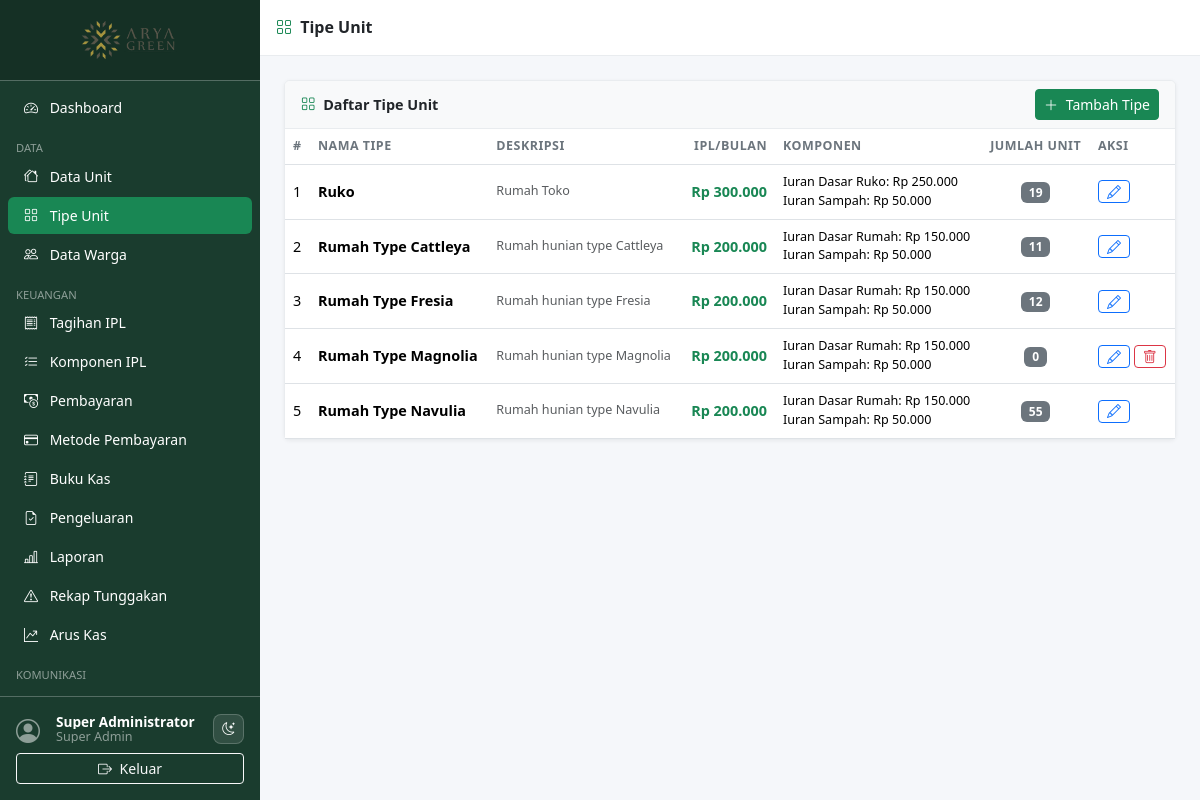
Page /pages/unit_types/index.php (signed in) on the committed database.
### tables this page shows
CREATE TABLE `unit_types` (
  `id`          INT UNSIGNED AUTO_INCREMENT PRIMARY KEY,
  `name`        VARCHAR(100) NOT NULL,
  `description` TEXT DEFAULT NULL,
  `ipl_amount`  DECIMAL(12,2) NOT NULL DEFAULT 0,
  `created_at`  TIMESTAMP DEFAULT CURRENT_TIMESTAMP
);

### includes/auth.php (called while the page is built, shortened)
<?php
require_once __DIR__ . '/functions.php';
function can(string $permission): bool {
    return in_array($permission, $_SESSION['permissions'] ?? [], true);
}

### includes/functions.php (called while the page is built, shortened)
<?php
function e(mixed $v): string {
    return htmlspecialchars((string)$v, ENT_QUOTES | ENT_SUBSTITUTE, 'UTF-8');
}
function idr(float $v): string {
    return 'Rp ' . number_format($v, 0, ',', '.');
}

### pages/unit_types/index.php (the view, shortened to what this page needs)
<?php
require_once __DIR__ . '/../../includes/auth.php';
require_once __DIR__ . '/../../includes/functions.php';
$db = db();
$types = $db->query(
    'SELECT ut.*, COUNT(u.id) AS unit_count
     FROM unit_types ut
     LEFT JOIN units u ON u.unit_type_id = ut.id
     GROUP BY ut.id
     ORDER BY ut.name'
)->fetch_all(MYSQLI_ASSOC);
$comp_rows = $db->query(
    'SELECT utc.unit_type_id, c.name, c.amount
     FROM unit_type_components utc
     JOIN ipl_components c ON c.id = utc.component_id
     WHERE c.is_active = 1
     ORDER BY c.sort_order'
)->fetch_all(MYSQLI_ASSOC);
$comp_map = [];
foreach ($comp_rows as $cr) {
    $comp_map[$cr['unit_type_id']][] = e($cr['name']) . ': ' . idr((float)$cr['amount']);
}
include __DIR__ . '/../../includes/header.php';
include __DIR__ . '/../../includes/sidebar.php';
?>
<div class="content-wrapper">
  <div class="topbar d-flex align-items-center px-3 gap-2">
    <h6 class="mb-0 fw-semibold"><i class="bi bi-grid me-1 text-success"></i> Tipe Unit</h6>
  </div>
  <div class="main-content">
    <div class="card">
      <div class="card-header d-flex align-items-center justify-content-between">
        <span><i class="bi bi-grid me-1 text-success"></i> Daftar Tipe Unit</span>
        <?php if (can('units.create')): ?>
          <a href="form.php" class="btn btn-success btn-sm">
            <i class="bi bi-plus-lg me-1"></i> Tambah Tipe
          </a>
        <?php endif; ?>
      </div>
      <div class="card-body p-0">
        <div class="table-responsive">
          <table class="table table-hover mb-0">
            <thead><tr>
              <th>#</th>
              <th>Nama Tipe</th>
              <th>Deskripsi</th>
              <th class="text-end">IPL/Bulan</th>
              <th>Komponen</th>
              <th class="text-center">Jumlah Unit</th>
              <th>Aksi</th>
            </tr></thead>
            <tbody>
            <?php if (empty($types)): ?>
              <tr><td colspan="6" class="text-center text-muted py-4">Belum ada tipe unit.</td></tr>
            <?php else: foreach ($types as $i => $t): ?>
              <tr>
                <td><?= $i + 1 ?></td>
                <td><strong><?= e($t['name']) ?></strong></td>
                <td class="text-muted small"><?= e($t['description'] ?: '—') ?></td>
                <td class="text-end fw-semibold text-success"><?= idr((float)$t['ipl_amount']) ?></td>
                <td class="small">
                  <?php if (!empty($comp_map[$t['id']])): ?>
                    <?= implode('<br>', $comp_map[$t['id']]) ?>
                  <?php else: ?>
                    <span class="text-muted">—</span>
                  <?php endif; ?>
                </td>
                <td class="text-center">
                  <span class="badge bg-secondary"><?= (int)$t['unit_count'] ?></span>
                </td>
                <td>
                  <?php if (can('units.edit')): ?>
                    <a href="form.php?id=<?= $t['id'] ?>"
                       class="btn btn-sm btn-outline-primary py-0 px-2">
                      <i class="bi bi-pencil"></i>
                    </a>
                  <?php endif; ?>
                  <?php if (can('units.delete') && (int)$t['unit_count'] === 0): ?>
                    <form method="POST" class="d-inline">
                      <button type="submit" class="btn btn-sm btn-outline-danger py-0 px-2"
                              data-confirm="Hapus tipe unit <?= e($t['name']) ?>?">
                        <i class="bi bi-trash"></i>
                      </button>
                    </form>
                  <?php endif; ?>
                </td>
              </tr>
            <?php endforeach; endif; ?>
            </tbody>
          </table>
        </div>
      </div>
    </div>
  </div>
</div>
<?php include __DIR__ . '/../../includes/footer.php'; ?>

### assets/css/style.css (style rules this page uses)
:root { --sidebar-width: 260px; --sidebar-bg: #1a3c2e; --sidebar-hover: #2d6a4f; --topbar-height: 56px; --page-bg: #f5f7fa; --surface: #ffffff; --surface-muted: #f8f9fa; --border-color: #e9ecef; --text-color: #212529; --muted-color: #6c757d; }
body { background: var(--page-bg); color: var(--text-color); font-size: .9rem; }
.content-wrapper { margin-left: var(--sidebar-width); width: calc(100% - var(--sidebar-width)); min-height: 100vh; display: flex; flex-direction: column; }
.topbar { height: var(--topbar-height); background: var(--surface); border-bottom: 1px solid var(--border-color); color: var(--text-color); position: sticky; top: 0; z-index: 1030; }
.main-content { flex: 1; padding: 1.5rem; }
.card { border: 1px solid var(--border-color); background: var(--surface); box-shadow: 0 1px 4px rgba(0,0,0,.06); }
.card-header { background: var(--surface-muted); border-bottom: 1px solid var(--border-color); font-weight: 600; }
.table th { font-size: .78rem; text-transform: uppercase; letter-spacing: .04em; color: var(--muted-color); font-weight: 600; }
.table td { vertical-align: middle; }
.badge { font-size: .75rem; padding: .35em .65em; }

### rows in the picture
unit_types: name "Ruko", description "Rumah Toko", ipl_amount "Rp 300.000", id "Iuran Dasar Ruko: Rp 250.000 Iuran Sampah: Rp 50.000", unit_count "19"
unit_types: name "Rumah Type Cattleya", description "Rumah hunian type Cattleya", ipl_amount "Rp 200.000", id "Iuran Dasar Rumah: Rp 150.000 Iuran Sampah: Rp 50.000", unit_count "11"
unit_types: name "Rumah Type Fresia", description "Rumah hunian type Fresia", ipl_amount "Rp 200.000", id "Iuran Dasar Rumah: Rp 150.000 Iuran Sampah: Rp 50.000", unit_count "12"
unit_types: name "Rumah Type Magnolia", description "Rumah hunian type Magnolia", ipl_amount "Rp 200.000", id "Iuran Dasar Rumah: Rp 150.000 Iuran Sampah: Rp 50.000", unit_count "0"
unit_types: name "Rumah Type Navulia", description "Rumah hunian type Navulia", ipl_amount "Rp 200.000", id "Iuran Dasar Rumah: Rp 150.000 Iuran Sampah: Rp 50.000", unit_count "55"

### other values in the picture
$current_user['name'] "Super Administrator"
str_replace('_',' ', $current_user['role'] ?? '') "Super Admin"
